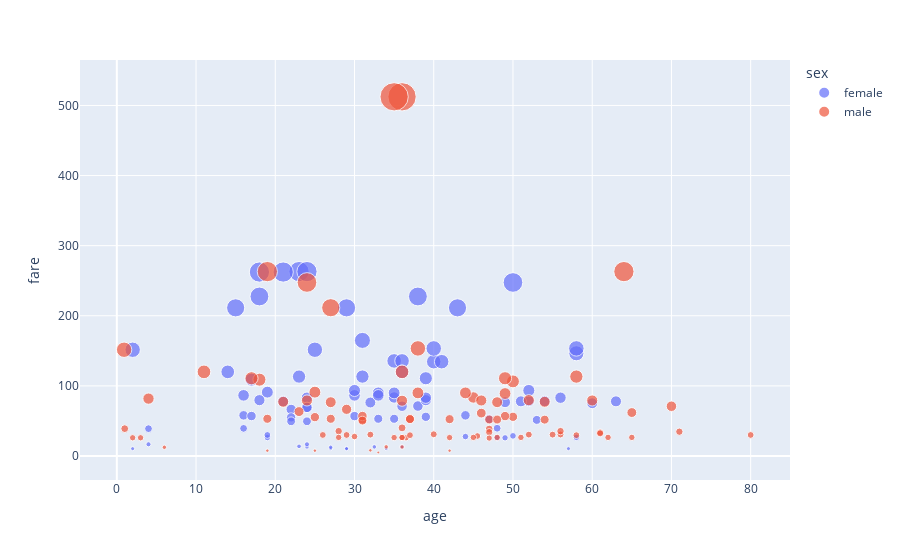

The code cell stored with this chart in its notebook:
### Code cell
df.dropna(inplace=True)
fig=px.scatter(df, x='age', y='fare', color='sex', size='fare')
fig.show()
#save the plot:
fig.write_image('./outputs/02_scatter_plot.png',format='png', width=800 ,scale=3)
